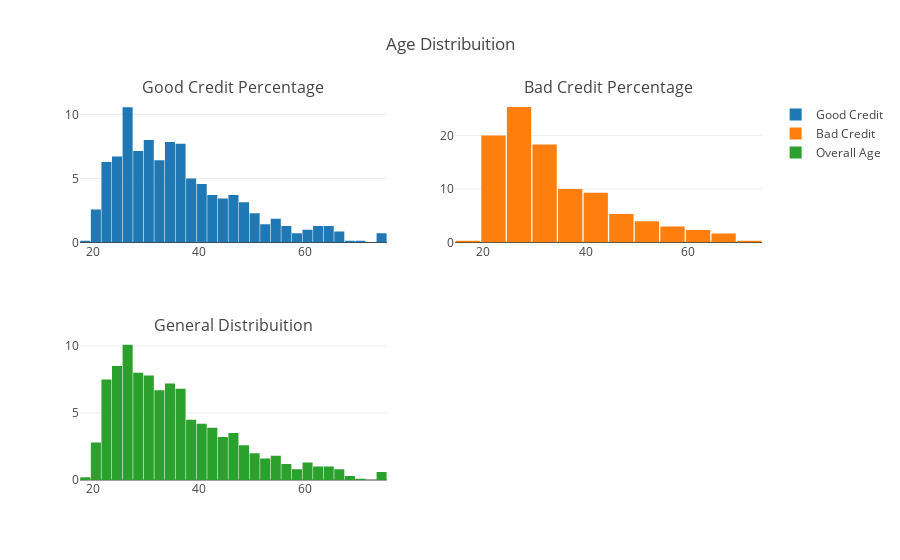

Notebook code for this chart:
### Markdown cell above
<h3> The histogram below shows the age distribution with the credit risk percentage associated with each age group. <h3>

### Code cell
df_good = df_credit.loc[df_credit["Risk"] == 'good']['Age'].values.tolist()
df_bad = df_credit.loc[df_credit["Risk"] == 'bad']['Age'].values.tolist()
df_age = df_credit['Age'].values.tolist()


fig1_1= go.Histogram(x=df_good,histnorm='percent',name="Good Credit")

fig1_2= go.Histogram(x=df_bad, histnorm='percent',name="Bad Credit",autobinx=False)

fig1_3= go.Histogram(x=df_age,histnorm='percent',name="Overall Age")

fig = tls.make_subplots(rows=2, cols=2,subplot_titles=('Good Credit Percentage','Bad Credit Percentage', 'General Distribuition'))


fig.append_trace(fig1_1, 1, 1)
fig.append_trace(fig1_2, 1, 2)
fig.append_trace(fig1_3, 2, 1)

fig['layout'].update(showlegend=True, title='Age Distribuition', bargap=0.05)
py.iplot(fig, filename='A1')

### Figure 1 — Plotly figure (JSON) as saved in the notebook; plotly's stock layout.template omitted (floating-point values rounded to 4 significant figures; data arrays with more than 128 entries replaced by an {"elided": "..."} marker saying what was removed)
{"data": [{"histnorm": "percent", "name": "Good Credit", "type": "histogram", "uid": "b12baf15-eda8-4d05-af73-836f332967cf", "x": {"elided": "700 int values"}, "xaxis": "x", "yaxis": "y"}, {"autobinx": false, "histnorm": "percent", "name": "Bad Credit", "type": "histogram", "uid": "489c7913-588d-464e-a1f0-8aea8d19f34f", "x": {"elided": "300 int values"}, "xaxis": "x2", "yaxis": "y2"}, {"histnorm": "percent", "name": "Overall Age", "type": "histogram", "uid": "15e297a4-ccb6-46ef-ba36-e46ce00420f3", "x": {"elided": "1000 int values"}, "xaxis": "x3", "yaxis": "y3"}], "layout": {"annotations": [{"font": {"size": 16}, "showarrow": false, "text": "Good Credit Percentage", "x": 0.225, "xanchor": "center", "xref": "paper", "y": 1, "yanchor": "bottom", "yref": "paper"}, {"font": {"size": 16}, "showarrow": false, "text": "Bad Credit Percentage", "x": 0.775, "xanchor": "center", "xref": "paper", "y": 1, "yanchor": "bottom", "yref": "paper"}, {"font": {"size": 16}, "showarrow": false, "text": "General Distribuition", "x": 0.225, "xanchor": "center", "xref": "paper", "y": 0.375, "yanchor": "bottom", "yref": "paper"}], "bargap": 0.05, "showlegend": true, "title": {"text": "Age Distribuition"}, "xaxis": {"anchor": "y", "domain": [0, 0.45]}, "xaxis2": {"anchor": "y2", "domain": [0.55, 1]}, "xaxis3": {"anchor": "y3", "domain": [0, 0.45]}, "xaxis4": {"anchor": "y4", "domain": [0.55, 1]}, "yaxis": {"anchor": "x", "domain": [0.625, 1]}, "yaxis2": {"anchor": "x2", "domain": [0.625, 1]}, "yaxis3": {"anchor": "x3", "domain": [0, 0.375]}, "yaxis4": {"anchor": "x4", "domain": [0, 0.375]}}}
